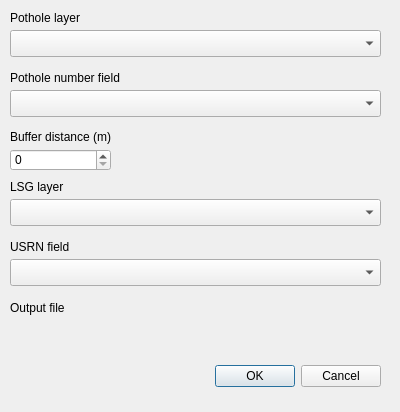
<?xml version="1.0" encoding="UTF-8"?>
<ui version="4.0">
 <class>PotholeDensityCalcDialogBase</class>
 <widget class="QDialog" name="PotholeDensityCalcDialogBase">
  <property name="geometry">
   <rect>
    <x>0</x>
    <y>0</y>
    <width>400</width>
    <height>412</height>
   </rect>
  </property>
  <property name="windowTitle">
   <string>Calculate Pothole Density</string>
  </property>
  <widget class="QDialogButtonBox" name="button_box">
   <property name="geometry">
    <rect>
     <x>40</x>
     <y>360</y>
     <width>341</width>
     <height>32</height>
    </rect>
   </property>
   <property name="orientation">
    <enum>Qt::Horizontal</enum>
   </property>
   <property name="standardButtons">
    <set>QDialogButtonBox::Cancel|QDialogButtonBox::Ok</set>
   </property>
  </widget>
  <widget class="QLabel" name="label">
   <property name="geometry">
    <rect>
     <x>10</x>
     <y>10</y>
     <width>81</width>
     <height>16</height>
    </rect>
   </property>
   <property name="text">
    <string>Pothole layer</string>
   </property>
  </widget>
  <widget class="QgsMapLayerComboBox" name="mcbPothole">
   <property name="geometry">
    <rect>
     <x>10</x>
     <y>30</y>
     <width>371</width>
     <height>27</height>
    </rect>
   </property>
  </widget>
  <widget class="QgsFieldComboBox" name="fcbPotholeNum">
   <property name="geometry">
    <rect>
     <x>10</x>
     <y>90</y>
     <width>371</width>
     <height>27</height>
    </rect>
   </property>
  </widget>
  <widget class="QLabel" name="label_2">
   <property name="geometry">
    <rect>
     <x>10</x>
     <y>70</y>
     <width>111</width>
     <height>16</height>
    </rect>
   </property>
   <property name="text">
    <string>Pothole number field</string>
   </property>
  </widget>
  <widget class="QLabel" name="label_3">
   <property name="geometry">
    <rect>
     <x>10</x>
     <y>129</y>
     <width>101</width>
     <height>16</height>
    </rect>
   </property>
   <property name="text">
    <string>Buffer distance (m)</string>
   </property>
  </widget>
  <widget class="QSpinBox" name="spbBuffDist">
   <property name="geometry">
    <rect>
     <x>10</x>
     <y>149</y>
     <width>101</width>
     <height>22</height>
    </rect>
   </property>
  </widget>
  <widget class="QgsMapLayerComboBox" name="mcbLSG">
   <property name="geometry">
    <rect>
     <x>10</x>
     <y>199</y>
     <width>371</width>
     <height>27</height>
    </rect>
   </property>
  </widget>
  <widget class="QLabel" name="label_4">
   <property name="geometry">
    <rect>
     <x>10</x>
     <y>179</y>
     <width>81</width>
     <height>16</height>
    </rect>
   </property>
   <property name="text">
    <string>LSG layer</string>
   </property>
  </widget>
  <widget class="QgsFieldComboBox" name="fcbLSGField">
   <property name="geometry">
    <rect>
     <x>10</x>
     <y>259</y>
     <width>371</width>
     <height>27</height>
    </rect>
   </property>
  </widget>
  <widget class="QLabel" name="label_5">
   <property name="geometry">
    <rect>
     <x>10</x>
     <y>239</y>
     <width>111</width>
     <height>16</height>
    </rect>
   </property>
   <property name="text">
    <string>USRN field</string>
   </property>
  </widget>
  <widget class="QLabel" name="label_6">
   <property name="geometry">
    <rect>
     <x>10</x>
     <y>300</y>
     <width>71</width>
     <height>16</height>
    </rect>
   </property>
   <property name="text">
    <string>Output file</string>
   </property>
  </widget>
  <widget class="QgsFileWidget" name="flwOutput">
   <property name="geometry">
    <rect>
     <x>10</x>
     <y>320</y>
     <width>371</width>
     <height>27</height>
    </rect>
   </property>
   <property name="storageMode">
    <enum>QgsFileWidget::SaveFile</enum>
   </property>
  </widget>
 </widget>
 <customwidgets>
  <customwidget>
   <class>QgsFieldComboBox</class>
   <extends>QComboBox</extends>
   <header>qgsfieldcombobox.h</header>
  </customwidget>
  <customwidget>
   <class>QgsFileWidget</class>
   <extends>QWidget</extends>
   <header>qgsfilewidget.h</header>
  </customwidget>
  <customwidget>
   <class>QgsMapLayerComboBox</class>
   <extends>QComboBox</extends>
   <header>qgsmaplayercombobox.h</header>
  </customwidget>
 </customwidgets>
 <resources/>
 <connections>
  <connection>
   <sender>button_box</sender>
   <signal>accepted()</signal>
   <receiver>PotholeDensityCalcDialogBase</receiver>
   <slot>accept()</slot>
   <hints>
    <hint type="sourcelabel">
     <x>20</x>
     <y>20</y>
    </hint>
    <hint type="destinationlabel">
     <x>20</x>
     <y>20</y>
    </hint>
   </hints>
  </connection>
  <connection>
   <sender>button_box</sender>
   <signal>rejected()</signal>
   <receiver>PotholeDensityCalcDialogBase</receiver>
   <slot>reject()</slot>
   <hints>
    <hint type="sourcelabel">
     <x>20</x>
     <y>20</y>
    </hint>
    <hint type="destinationlabel">
     <x>20</x>
     <y>20</y>
    </hint>
   </hints>
  </connection>
  <connection>
   <sender>mcbPothole</sender>
   <signal>layerChanged(QgsMapLayer*)</signal>
   <receiver>fcbPotholeNum</receiver>
   <slot>setLayer(QgsMapLayer*)</slot>
   <hints>
    <hint type="sourcelabel">
     <x>195</x>
     <y>43</y>
    </hint>
    <hint type="destinationlabel">
     <x>195</x>
     <y>103</y>
    </hint>
   </hints>
  </connection>
  <connection>
   <sender>mcbLSG</sender>
   <signal>layerChanged(QgsMapLayer*)</signal>
   <receiver>fcbLSGField</receiver>
   <slot>setLayer(QgsMapLayer*)</slot>
   <hints>
    <hint type="sourcelabel">
     <x>195</x>
     <y>212</y>
    </hint>
    <hint type="destinationlabel">
     <x>195</x>
     <y>272</y>
    </hint>
   </hints>
  </connection>
 </connections>
</ui>
